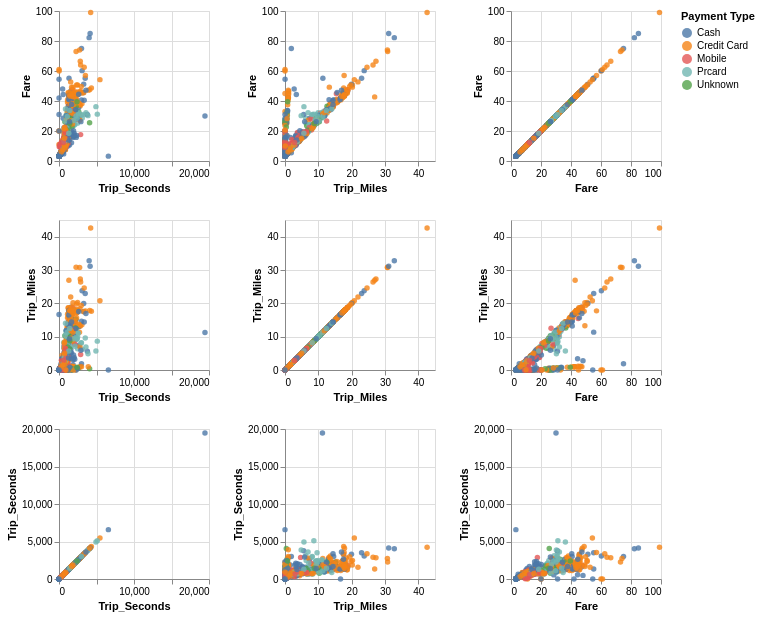

The cell this chart's notebook holds for it:
### Code cell
brush = alt.selection_interval()

matrix = alt.Chart(gdf).mark_circle().add_params(brush).encode(
    alt.X(alt.repeat("column"), type='quantitative'),
    alt.Y(alt.repeat("row"), type='quantitative'),
    color=alt.condition(brush, 'Payment Type:N', alt.value('grey')),
    opacity=alt.condition(brush, alt.value(0.8), alt.value(0.1))
).properties(
    width=150,
    height=150
).repeat(
    row=['Fare', 'Trip_Miles', 'Trip_Seconds'],
    column=['Trip_Seconds', 'Trip_Miles', 'Fare']
)

matrix

### Figure 1 — Vega-Lite specification as saved in the notebook (floating-point values rounded to 4 significant figures; data arrays with more than 128 entries replaced by an {"elided": "..."} marker saying what was removed)
{"config": {"view": {"continuousWidth": 300, "continuousHeight": 300}}, "repeat": {"column": ["Trip_Seconds", "Trip_Miles", "Fare"], "row": ["Fare", "Trip_Miles", "Trip_Seconds"]}, "spec": {"data": {"name": "data-af2a95b2e4cfda6fdd506eb566840cf2"}, "mark": {"type": "circle"}, "encoding": {"color": {"condition": {"param": "param_1", "field": "Payment Type", "type": "nominal"}, "value": "grey"}, "opacity": {"condition": {"param": "param_1", "value": 0.8}, "value": 0.1}, "x": {"field": {"repeat": "column"}, "type": "quantitative"}, "y": {"field": {"repeat": "row"}, "type": "quantitative"}}, "height": 150, "name": "view_1", "width": 150}, "params": [{"name": "param_1", "select": {"type": "interval"}, "views": ["view_1_child__row_Farecolumn_Trip_Seconds", "view_1_child__row_Farecolumn_Trip_Miles", "view_1_child__row_Farecolumn_Fare", "view_1_child__row_Trip_Milescolumn_Trip_Seconds", "view_1_child__row_Trip_Milescolumn_Trip_Miles", "view_1_child__row_Trip_Milescolumn_Fare", "view_1_child__row_Trip_Secondscolumn_Trip_Seconds", "view_1_child__row_Trip_Secondscolumn_Trip_Miles", "view_1_child__row_Trip_Secondscolumn_Fare"]}], "$schema": "https://vega.github.io/schema/vega-lite/v5.20.1.json", "datasets": {"data-af2a95b2e4cfda6fdd506eb566840cf2": {"elided": "929 records"}}}
